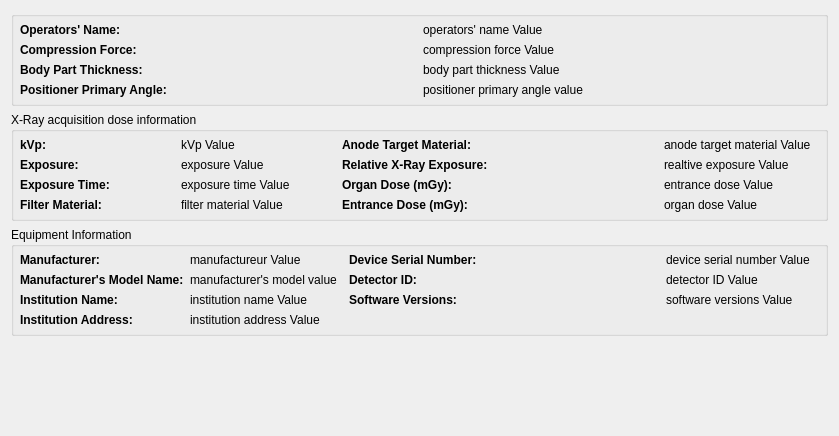
<?xml version="1.0" encoding="UTF-8"?>
<ui version="4.0">
 <class>udg::QDicomDumpMammographyWidgetBase</class>
 <widget class="QWidget" name="udg::QDicomDumpMammographyWidgetBase">
  <property name="geometry">
   <rect>
    <x>0</x>
    <y>0</y>
    <width>839</width>
    <height>436</height>
   </rect>
  </property>
  <property name="windowTitle">
   <string>Form</string>
  </property>
  <layout class="QVBoxLayout" name="verticalLayout">
   <item>
    <widget class="QGroupBox" name="m_mammoInformationGroupBox">
     <property name="title">
      <string/>
     </property>
     <layout class="QGridLayout" name="gridLayout_4">
      <property name="margin">
       <number>6</number>
      </property>
      <property name="horizontalSpacing">
       <number>6</number>
      </property>
      <item row="2" column="0">
       <widget class="QLabel" name="m_compressionForceLabel">
        <property name="font">
         <font>
          <weight>75</weight>
          <bold>true</bold>
         </font>
        </property>
        <property name="mouseTracking">
         <bool>false</bool>
        </property>
        <property name="text">
         <string>Compression Force:</string>
        </property>
       </widget>
      </item>
      <item row="6" column="0">
       <widget class="QLabel" name="m_positionerPrimaryAngleLabel">
        <property name="font">
         <font>
          <weight>75</weight>
          <bold>true</bold>
         </font>
        </property>
        <property name="mouseTracking">
         <bool>false</bool>
        </property>
        <property name="text">
         <string>Positioner Primary Angle:</string>
        </property>
       </widget>
      </item>
      <item row="3" column="0">
       <widget class="QLabel" name="m_bodyPartThicknessLabel">
        <property name="font">
         <font>
          <weight>75</weight>
          <bold>true</bold>
         </font>
        </property>
        <property name="mouseTracking">
         <bool>false</bool>
        </property>
        <property name="text">
         <string>Body Part Thickness:</string>
        </property>
       </widget>
      </item>
      <item row="0" column="0">
       <widget class="QLabel" name="m_operatorsNameLabel">
        <property name="font">
         <font>
          <weight>75</weight>
          <bold>true</bold>
         </font>
        </property>
        <property name="mouseTracking">
         <bool>false</bool>
        </property>
        <property name="text">
         <string>Operators' Name:</string>
        </property>
       </widget>
      </item>
      <item row="0" column="1">
       <widget class="QLabel" name="m_operatorsNameValueLabel">
        <property name="text">
         <string>operators' name Value</string>
        </property>
       </widget>
      </item>
      <item row="2" column="1">
       <widget class="QLabel" name="m_compressionForceValueLabel">
        <property name="text">
         <string>compression force Value</string>
        </property>
       </widget>
      </item>
      <item row="3" column="1">
       <widget class="QLabel" name="m_bodyPartThicknessValueLabel">
        <property name="text">
         <string>body part thickness Value</string>
        </property>
       </widget>
      </item>
      <item row="6" column="1">
       <widget class="QLabel" name="m_positionerPrimaryAngleValueLabel">
        <property name="text">
         <string>positioner primary angle value</string>
        </property>
       </widget>
      </item>
     </layout>
    </widget>
   </item>
   <item>
    <widget class="QGroupBox" name="m_xRayAcquisitionGroupBox">
     <property name="title">
      <string>X-Ray acquisition dose information</string>
     </property>
     <layout class="QGridLayout" name="gridLayout">
      <property name="margin">
       <number>6</number>
      </property>
      <property name="horizontalSpacing">
       <number>6</number>
      </property>
      <item row="2" column="0">
       <widget class="QLabel" name="m_exposureLabel">
        <property name="font">
         <font>
          <weight>75</weight>
          <bold>true</bold>
         </font>
        </property>
        <property name="mouseTracking">
         <bool>false</bool>
        </property>
        <property name="text">
         <string>Exposure:</string>
        </property>
       </widget>
      </item>
      <item row="2" column="4" colspan="2">
       <widget class="QLabel" name="m_relativeExposureLabel">
        <property name="font">
         <font>
          <weight>75</weight>
          <bold>true</bold>
         </font>
        </property>
        <property name="mouseTracking">
         <bool>false</bool>
        </property>
        <property name="text">
         <string>Relative X-Ray Exposure:</string>
        </property>
       </widget>
      </item>
      <item row="3" column="0">
       <widget class="QLabel" name="m_exposureTimeLabel">
        <property name="font">
         <font>
          <weight>75</weight>
          <bold>true</bold>
         </font>
        </property>
        <property name="mouseTracking">
         <bool>false</bool>
        </property>
        <property name="text">
         <string>Exposure Time:</string>
        </property>
       </widget>
      </item>
      <item row="3" column="4">
       <widget class="QLabel" name="m_entranceDoseLabel_2">
        <property name="font">
         <font>
          <weight>75</weight>
          <bold>true</bold>
         </font>
        </property>
        <property name="mouseTracking">
         <bool>false</bool>
        </property>
        <property name="text">
         <string>Organ Dose (mGy):</string>
        </property>
       </widget>
      </item>
      <item row="4" column="0">
       <widget class="QLabel" name="m_filterMaterialLabel">
        <property name="font">
         <font>
          <weight>75</weight>
          <bold>true</bold>
         </font>
        </property>
        <property name="mouseTracking">
         <bool>false</bool>
        </property>
        <property name="text">
         <string>Filter Material:</string>
        </property>
       </widget>
      </item>
      <item row="4" column="4">
       <widget class="QLabel" name="m_entranceDoseLabel">
        <property name="font">
         <font>
          <weight>75</weight>
          <bold>true</bold>
         </font>
        </property>
        <property name="mouseTracking">
         <bool>false</bool>
        </property>
        <property name="text">
         <string>Entrance Dose (mGy):</string>
        </property>
       </widget>
      </item>
      <item row="0" column="0">
       <widget class="QLabel" name="m_kiloVoltagePeakLabel">
        <property name="font">
         <font>
          <weight>75</weight>
          <bold>true</bold>
         </font>
        </property>
        <property name="mouseTracking">
         <bool>false</bool>
        </property>
        <property name="text">
         <string>kVp:</string>
        </property>
       </widget>
      </item>
      <item row="0" column="4">
       <widget class="QLabel" name="m_anodeTargetMaterialLabel">
        <property name="font">
         <font>
          <weight>75</weight>
          <bold>true</bold>
         </font>
        </property>
        <property name="mouseTracking">
         <bool>false</bool>
        </property>
        <property name="text">
         <string>Anode Target Material:</string>
        </property>
       </widget>
      </item>
      <item row="0" column="3">
       <widget class="QLabel" name="m_kiloVoltagePeakValueLabel">
        <property name="text">
         <string>kVp Value</string>
        </property>
       </widget>
      </item>
      <item row="2" column="3">
       <widget class="QLabel" name="m_exposureValueLabel">
        <property name="text">
         <string>exposure Value</string>
        </property>
       </widget>
      </item>
      <item row="3" column="3">
       <widget class="QLabel" name="m_exposureTimeValueLabel">
        <property name="text">
         <string>exposure time Value</string>
        </property>
       </widget>
      </item>
      <item row="4" column="3">
       <widget class="QLabel" name="m_filterMaterialValueLabel">
        <property name="text">
         <string>filter material Value</string>
        </property>
       </widget>
      </item>
      <item row="3" column="6">
       <widget class="QLabel" name="m_entranceDoseValueLabel">
        <property name="text">
         <string>entrance dose Value</string>
        </property>
       </widget>
      </item>
      <item row="0" column="6">
       <widget class="QLabel" name="m_anodeTargetMaterialValueLabel">
        <property name="text">
         <string>anode target material Value</string>
        </property>
       </widget>
      </item>
      <item row="4" column="6">
       <widget class="QLabel" name="m_organDoseValueLabel">
        <property name="text">
         <string>organ dose Value</string>
        </property>
       </widget>
      </item>
      <item row="2" column="6">
       <widget class="QLabel" name="m_relativeExposureValueLabel">
        <property name="text">
         <string>realtive exposure Value</string>
        </property>
       </widget>
      </item>
     </layout>
    </widget>
   </item>
   <item>
    <widget class="QGroupBox" name="m_equipmentInformationGroupBox">
     <property name="title">
      <string>Equipment Information</string>
     </property>
     <layout class="QGridLayout" name="gridLayout_3">
      <property name="margin">
       <number>6</number>
      </property>
      <property name="spacing">
       <number>6</number>
      </property>
      <item row="2" column="4" colspan="2">
       <widget class="QLabel" name="m_detectorIDLabel">
        <property name="font">
         <font>
          <weight>75</weight>
          <bold>true</bold>
         </font>
        </property>
        <property name="mouseTracking">
         <bool>false</bool>
        </property>
        <property name="text">
         <string>Detector ID:</string>
        </property>
       </widget>
      </item>
      <item row="3" column="4">
       <widget class="QLabel" name="m_softwareVersionsLabel">
        <property name="font">
         <font>
          <weight>75</weight>
          <bold>true</bold>
         </font>
        </property>
        <property name="mouseTracking">
         <bool>false</bool>
        </property>
        <property name="text">
         <string>Software Versions:</string>
        </property>
       </widget>
      </item>
      <item row="0" column="0">
       <widget class="QLabel" name="m_manufacturerLabel">
        <property name="font">
         <font>
          <weight>75</weight>
          <bold>true</bold>
         </font>
        </property>
        <property name="mouseTracking">
         <bool>false</bool>
        </property>
        <property name="text">
         <string>Manufacturer:</string>
        </property>
       </widget>
      </item>
      <item row="0" column="4">
       <widget class="QLabel" name="m_deviceSerialNumberlLabel">
        <property name="font">
         <font>
          <weight>75</weight>
          <bold>true</bold>
         </font>
        </property>
        <property name="mouseTracking">
         <bool>false</bool>
        </property>
        <property name="text">
         <string>Device Serial Number:</string>
        </property>
       </widget>
      </item>
      <item row="0" column="3">
       <widget class="QLabel" name="m_manufacturerValueLabel">
        <property name="text">
         <string>manufactureur Value</string>
        </property>
       </widget>
      </item>
      <item row="3" column="6">
       <widget class="QLabel" name="m_softwareVersionsValueLabel">
        <property name="text">
         <string>software versions Value</string>
        </property>
       </widget>
      </item>
      <item row="0" column="6">
       <widget class="QLabel" name="m_deviceSerialNumberValueLabel">
        <property name="text">
         <string>device serial number Value</string>
        </property>
       </widget>
      </item>
      <item row="2" column="6">
       <widget class="QLabel" name="m_detectorIDValueLabel">
        <property name="text">
         <string>detector ID Value</string>
        </property>
       </widget>
      </item>
      <item row="5" column="0">
       <widget class="QLabel" name="m_institutionAddressLabel">
        <property name="font">
         <font>
          <weight>75</weight>
          <bold>true</bold>
         </font>
        </property>
        <property name="mouseTracking">
         <bool>false</bool>
        </property>
        <property name="text">
         <string>Institution Address:</string>
        </property>
        <property name="alignment">
         <set>Qt::AlignLeading|Qt::AlignLeft|Qt::AlignTop</set>
        </property>
       </widget>
      </item>
      <item row="5" column="3">
       <widget class="QLabel" name="m_institutionAddressValueLabel">
        <property name="text">
         <string>institution address Value</string>
        </property>
        <property name="alignment">
         <set>Qt::AlignLeading|Qt::AlignLeft|Qt::AlignTop</set>
        </property>
       </widget>
      </item>
      <item row="3" column="0">
       <widget class="QLabel" name="m_institutionNameLabel">
        <property name="font">
         <font>
          <weight>75</weight>
          <bold>true</bold>
         </font>
        </property>
        <property name="mouseTracking">
         <bool>false</bool>
        </property>
        <property name="text">
         <string>Institution Name:</string>
        </property>
       </widget>
      </item>
      <item row="3" column="3">
       <widget class="QLabel" name="m_institutionNameValueLabel">
        <property name="text">
         <string>institution name Value</string>
        </property>
       </widget>
      </item>
      <item row="2" column="0">
       <widget class="QLabel" name="m_manufacturersModelNameLabel">
        <property name="font">
         <font>
          <weight>75</weight>
          <bold>true</bold>
         </font>
        </property>
        <property name="mouseTracking">
         <bool>false</bool>
        </property>
        <property name="text">
         <string>Manufacturer's Model Name:</string>
        </property>
       </widget>
      </item>
      <item row="2" column="3">
       <widget class="QLabel" name="m_manufacturersModelNameValueLabel">
        <property name="text">
         <string>manufacturer's model value</string>
        </property>
       </widget>
      </item>
     </layout>
    </widget>
   </item>
   <item>
    <spacer>
     <property name="orientation">
      <enum>Qt::Vertical</enum>
     </property>
     <property name="sizeHint" stdset="0">
      <size>
       <width>20</width>
       <height>41</height>
      </size>
     </property>
    </spacer>
   </item>
  </layout>
 </widget>
 <resources/>
 <connections/>
</ui>
